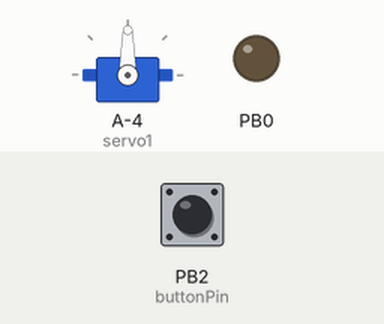
Simulated run of this sketch. Board: ATtiny85, built with avr-gcc and run on an emulated ATtiny85. On the bench: servo, output pins drawn as LEDs (lit = HIGH). The test bench sets the inputs (shaded band); at power-on: PB2 (buttonPin) HIGH.

Above: at 1.2 s.
1.3 s: PB2 (buttonPin) pulled LOW for 0.15 s
At 1.37 s:
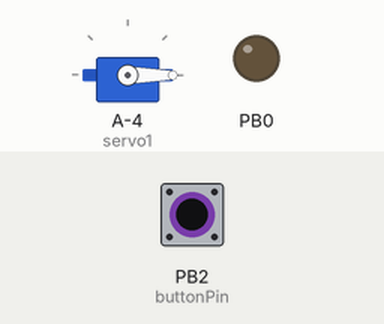
2.9 s: PB2 (buttonPin) pulled LOW for 1 s
At 4.3 s:
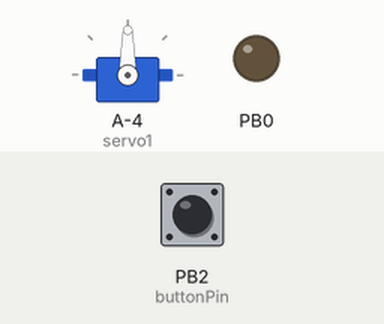
5.4 s: PB2 (buttonPin) pulled LOW for 3.2 s
At 5.8 s:
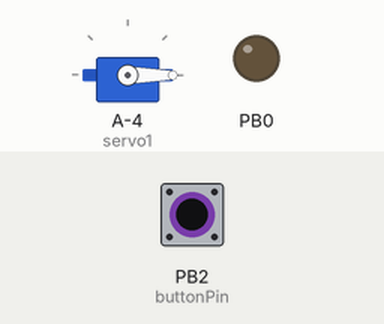
Timing chart, 0 to 10.1 s (numbered marks = the images above; inputs shaded):
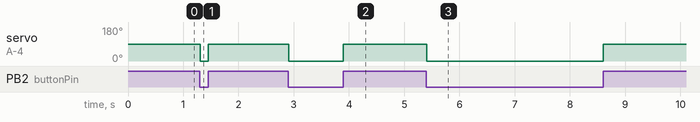

The sketch:

Servo_Selector_leftright.ino
```cpp
//SERVO
#include <SoftwareServo.h>
#include <Arduino.h>
SoftwareServo servo1;
//int time;

//INPUTS
const int buttonPin = 2;     // the number of the SELECTOR 1
//const int buttonPin = 2;     // the number of the SELECTOR 2
//const int buttonPin = 1;     // the number of the SELECTOR 3

//OUTPUTS
//const int ledPin = 8;      // the number of the LED
//int servo1 = 10;   // the number of the servo
//const int speakerPin = 7;      // the number of the speaker

// variables will change:
int buttonState = 0;         // variable for reading the pushbutton status
int pos = 0;    // variable to store the servo position


void setup()
{
  servo1.attach(10);
 pinMode(pos, OUTPUT);
 pinMode(buttonPin, INPUT);
 digitalWrite (buttonPin, HIGH);

}

void loop(){
  // read the state of the pushbutton value:
  int buttonState = 0;

if (digitalRead(buttonPin) == LOW);

  for(pos = 0; pos < 90; pos += 90)  // goes from 0 degrees to 90 degrees
  {                                  // in steps of  degree
    servo1.write(pos);              // tell servo to go to position in variable 'pos'
                          // waits 1s for the servo to reach the position
  }

if (digitalRead(buttonPin) == HIGH)

  for(pos = 90; pos>=90; pos-=90)     // goes from 90 degrees to 0 degrees
  {
     servo1.write(pos);              // tell servo to go to position in variable 'pos'
  delay(50);                             // waits 50ms for the servo to reach the position
 }
  SoftwareServo::refresh();
  }
```

Measured:
- after the input at 1.3 s, servo on A-4 (servo1): 90° → 0° at once, → 90° 0.14 s later
- after the input at 2.9 s, servo on A-4 (servo1): 90° → 0° at once, → 90° 0.99 s later
- after the input at 5.4 s, servo on A-4 (servo1): 90° → 0° at once, → 90° 3.2 s later
